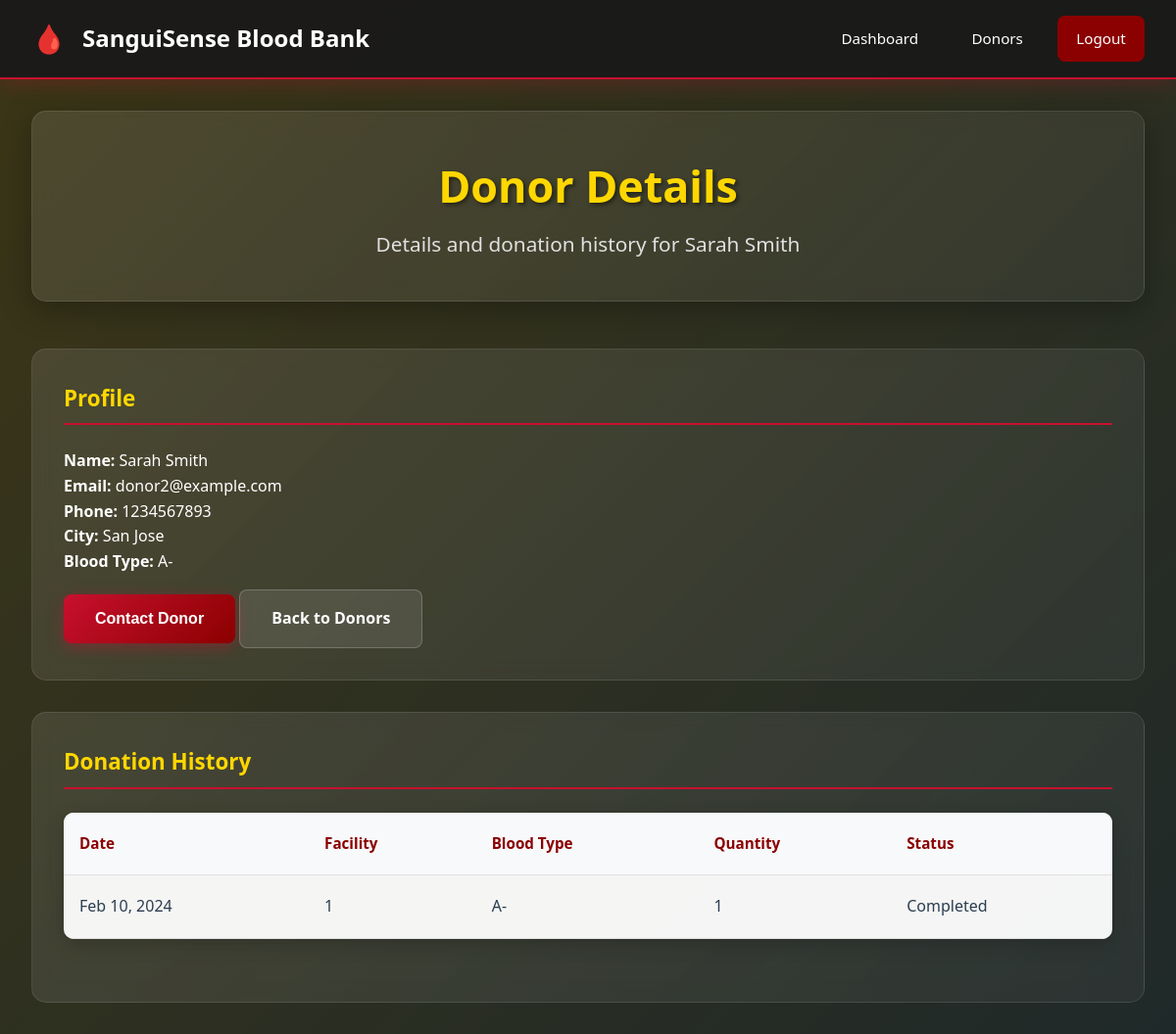
Screenshot of /bloodbank/donor_detail.php?id=4 (signed in) with the database file from the repository.
### tables this page shows
CREATE TABLE users (
    id INT AUTO_INCREMENT PRIMARY KEY,
    email VARCHAR(255) UNIQUE NOT NULL,
    password VARCHAR(255) NOT NULL,
    name VARCHAR(255) NOT NULL,
    user_type ENUM('donor', 'hospital_admin', 'bloodbank_admin') NOT NULL,
    blood_type ENUM('A+', 'A-', 'B+', 'B-', 'AB+', 'AB-', 'O+', 'O-') NULL,
    phone VARCHAR(20) NULL,
    address TEXT NULL,
    city VARCHAR(100) NULL,
    last_donation_date DATE NULL,
    health_conditions TEXT NULL,
    is_eligible BOOLEAN DEFAULT TRUE,
    created_at TIMESTAMP DEFAULT CURRENT_TIMESTAMP
);

CREATE TABLE donations (
    id INT AUTO_INCREMENT PRIMARY KEY,
    donor_id INT NOT NULL,
    facility_id INT NOT NULL,
    blood_type ENUM('A+', 'A-', 'B+', 'B-', 'AB+', 'AB-', 'O+', 'O-') NOT NULL,
    donation_date DATE NOT NULL,
    quantity INT DEFAULT 1,
    status ENUM('scheduled', 'completed', 'cancelled') DEFAULT 'scheduled',
    created_at TIMESTAMP DEFAULT CURRENT_TIMESTAMP,
    FOREIGN KEY (donor_id) REFERENCES users(id),
    FOREIGN KEY (facility_id) REFERENCES facilities(id)
);

### bloodbank/donor_detail.php (the view, shortened to what this page needs)
<?php
$donor_id = (int)$_GET['id'];
global $pdo;
$donor = $pdo->prepare("SELECT * FROM users WHERE id = ? AND user_type = 'donor'");
$donor->execute([$donor_id]);
$donor = $donor->fetch(PDO::FETCH_ASSOC);
$history = $pdo->prepare("SELECT * FROM donations WHERE donor_id = ? ORDER BY donation_date DESC");
$history->execute([$donor_id]);
$history = $history->fetchAll(PDO::FETCH_ASSOC);
?>
<!DOCTYPE html>
<html lang="en">
<head>
    <link rel="stylesheet" href="css/admin.css">
</head>
<body>
    <div class="background-animation"></div>
    <nav class="navbar">
        <div class="nav-container">
            <div class="nav-logo">
                <h2><a href="dashboard.php" class="logo-link">
                    <span class="blood-drop">🩸</span>SanguiSense Blood Bank
                </a></h2>
            </div>
            <div class="nav-menu">
                <a href="dashboard.php" class="nav-link">Dashboard</a>
                <a href="donors.php" class="nav-link">Donors</a>
                <a href="../includes/auth.php?logout=1" class="nav-link logout-btn">Logout</a>
            </div>
        </div>
    </nav>
    <div class="dashboard-container">
        <div class="dashboard-header">
            <h1>Donor Details</h1>
            <p>Details and donation history for <?php echo htmlspecialchars($donor['name']); ?></p>
        </div>
        <div class="content-grid">
            <div class="content-card">
                <h3>Profile</h3>
                <p><strong>Name:</strong> <?php echo htmlspecialchars($donor['name']); ?></p>
                <p><strong>Email:</strong> <?php echo htmlspecialchars($donor['email']); ?></p>
                <p><strong>Phone:</strong> <?php echo htmlspecialchars($donor['phone']); ?></p>
                <p><strong>City:</strong> <?php echo htmlspecialchars($donor['city']); ?></p>
                <p><strong>Blood Type:</strong> <?php echo htmlspecialchars($donor['blood_type']); ?></p>
                <div style="margin-top:1rem;">
                    <button onclick="contactDonor(<?php echo $donor['id']; ?>, '<?php echo htmlspecialchars($donor['email'], ENT_QUOTES); ?>')" class="btn btn-primary">Contact Donor</button>
                    <a href="donors.php" class="btn btn-secondary">Back to Donors</a>
                </div>
            </div>
            <div class="content-card">
                <h3>Donation History</h3>
                <div class="data-table">
                    <table>
                        <thead><tr><th>Date</th><th>Facility</th><th>Blood Type</th><th>Quantity</th><th>Status</th></tr></thead>
                        <tbody>
                            <?php if (empty($history)): ?>
                                <tr><td colspan="5" style="text-align:center;">No donation history</td></tr>
                            <?php else: ?>
                                <?php foreach ($history as $h): ?>
                                    <tr>
                                        <td><?php echo date('M j, Y', strtotime($h['donation_date'])); ?></td>
                                        <td><?php echo htmlspecialchars($h['facility_id']); ?></td>
                                        <td><?php echo htmlspecialchars($h['blood_type']); ?></td>
                                        <td><?php echo (int)$h['quantity']; ?></td>
                                        <td><?php echo ucfirst($h['status']); ?></td>
                                    </tr>
                                <?php endforeach; ?>
                            <?php endif; ?>
                        </tbody>
                    </table>
                </div>
            </div>
        </div>
    </div>
</body>
</html>

### bloodbank/css/admin.css (style rules this page uses)
* { margin: 0; padding: 0; box-sizing: border-box; }
:root { --primary-red: #c8102e; --dark-red: #8b0000; --blood-red: #bb0a1e; --light-red: #ff6b6b; --yellow: #ffd700; --blue: #0066b2; --hospital-blue: #1e88e5; --bloodbank-purple: #8e44ad; --donor-green: #27ae60; --black: #1a1a1a; --white: #ffffff; --gray: #f5f5f5; --dark-gray: #333333; --text-light: #ffffff; --text-dark: #2c3e50; }
body { font-family: 'Segoe UI', Tahoma, Geneva, Verdana, sans-serif; line-height: 1.6; color: var(--text-light); overflow-x: hidden; position: relative; min-height: 100vh; background: var(--black); }
.background-animation { position: fixed; top: 0; left: 0; width: 100%; height: 100%; z-index: -1; background: linear-gradient(-45deg, var(--black), var(--dark-red), var(--blue), var(--yellow)); background-size: 400% 400%; animation: gradientShift 15s ease infinite; }
.background-animation::before { content: ''; position: absolute; top: 0; left: 0; width: 100%; height: 100%; background: rgba(26, 26, 26, 0.85); }
.blood-drop { display: inline-block; animation: pulse 2s infinite; font-size: 1.2em; margin-right: 0.5rem; }
.navbar { background: rgba(26, 26, 26, 0.95); backdrop-filter: blur(10px); padding: 1rem 0; position: sticky; top: 0; z-index: 1000; border-bottom: 2px solid var(--primary-red); box-shadow: 0 2px 20px rgba(200, 16, 46, 0.3); }
.nav-container { max-width: 1400px; margin: 0 auto; display: flex; justify-content: space-between; align-items: center; padding: 0 2rem; }
.nav-logo h2 { color: var(--white); font-size: 1.5rem; font-weight: 700; }
.logo-link { text-decoration: none; color: inherit; display: flex; align-items: center; gap: 0.5rem; }
.nav-menu { display: flex; gap: 1rem; }
.nav-link { color: var(--white); text-decoration: none; font-weight: 500; transition: all 0.3s ease; padding: 0.7rem 1.2rem; border-radius: 8px; font-size: 0.95rem; }
.logout-btn { background: var(--dark-red); color: var(--white) !important; }
.dashboard-container { max-width: 1400px; margin: 0 auto; padding: 2rem; color: var(--text-light); }
.dashboard-header { text-align: center; margin-bottom: 3rem; padding: 2.5rem; background: linear-gradient(135deg, rgba(255,255,255,0.1), rgba(255,255,255,0.05)); backdrop-filter: blur(10px); border-radius: 15px; border: 1px solid rgba(255, 255, 255, 0.1); box-shadow: 0 8px 32px rgba(0, 0, 0, 0.3); }
.dashboard-header h1 { font-size: 2.8rem; margin-bottom: 0.5rem; color: var(--yellow); text-shadow: 2px 2px 4px rgba(0,0,0,0.5); font-weight: 700; }
.dashboard-header p { font-size: 1.3rem; color: #e0e0e0; font-weight: 300; }
.content-grid { display: grid; grid-template-columns: 2fr 1fr; gap: 2rem; }
.content-card { background: linear-gradient(135deg, rgba(255,255,255,0.1), rgba(255,255,255,0.05)); backdrop-filter: blur(10px); padding: 2rem; border-radius: 15px; border: 1px solid rgba(255, 255, 255, 0.1); }
.content-card h3 { color: var(--yellow); margin-bottom: 1.5rem; font-size: 1.4rem; border-bottom: 2px solid var(--primary-red); padding-bottom: 0.5rem; }
.btn { display: inline-block; padding: 1rem 2rem; border: none; border-radius: 8px; text-decoration: none; font-weight: 600; text-align: center; transition: all 0.3s ease; cursor: pointer; font-size: 1rem; }
.btn-primary { background: linear-gradient(135deg, var(--primary-red), var(--dark-red)); color: var(--white); box-shadow: 0 4px 15px rgba(200, 16, 46, 0.4); }
.btn-secondary { background: rgba(255, 255, 255, 0.1); color: var(--white); border: 1px solid rgba(255, 255, 255, 0.2); }
.data-table { width: 100%; background: rgba(255, 255, 255, 0.95); border-radius: 10px; overflow: hidden; box-shadow: 0 5px 20px rgba(0, 0, 0, 0.2); margin-bottom: 2rem; color: var(--text-dark); }
.data-table table { width: 100%; border-collapse: collapse; }
.data-table th, .data-table td { padding: 1.2rem 1rem; text-align: left; border-bottom: 1px solid #e0e0e0; }
.data-table th { background: #f8f9fa; color: var(--dark-red); font-weight: 700; font-size: 0.95rem; }
@media (max-width: 1200px) { .content-grid { grid-template-columns: 1fr; } }

### rows the page displays
users: name "Sarah Smith", email "donor2@example.com", phone "1234567893", city "San Jose", blood_type "A-"
donations: donation_date "Feb 10, 2024", facility "1", blood_type "A-", quantity "1", status "Completed"
